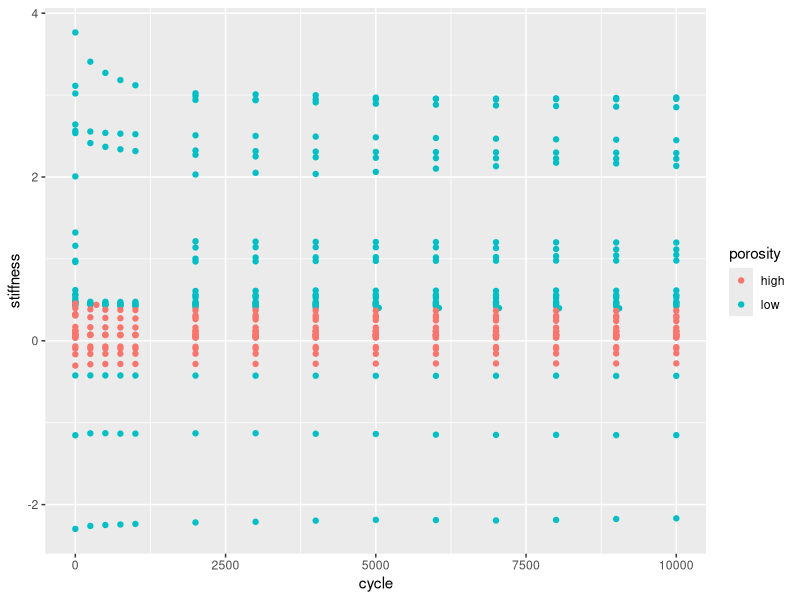
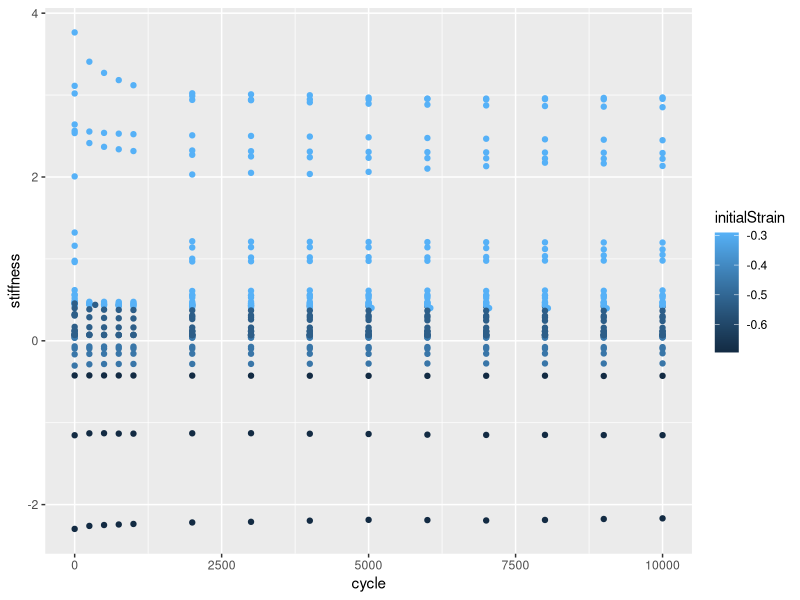
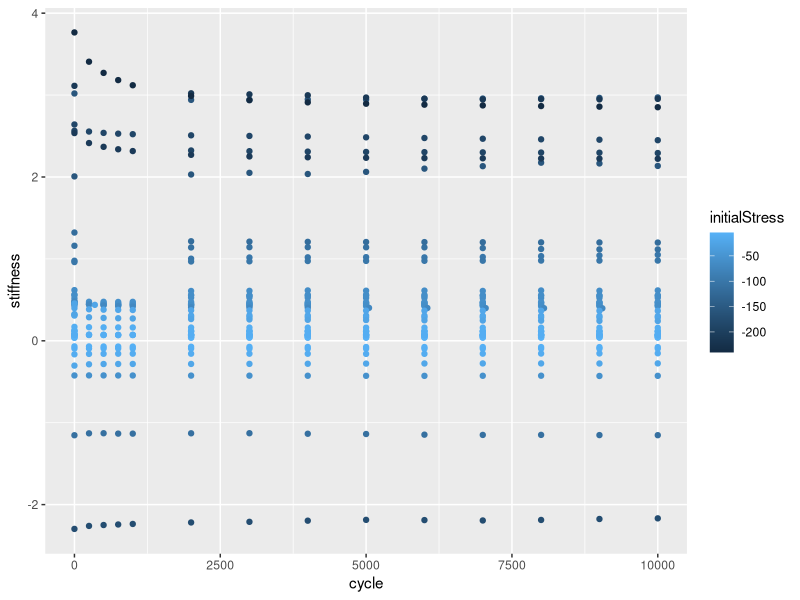
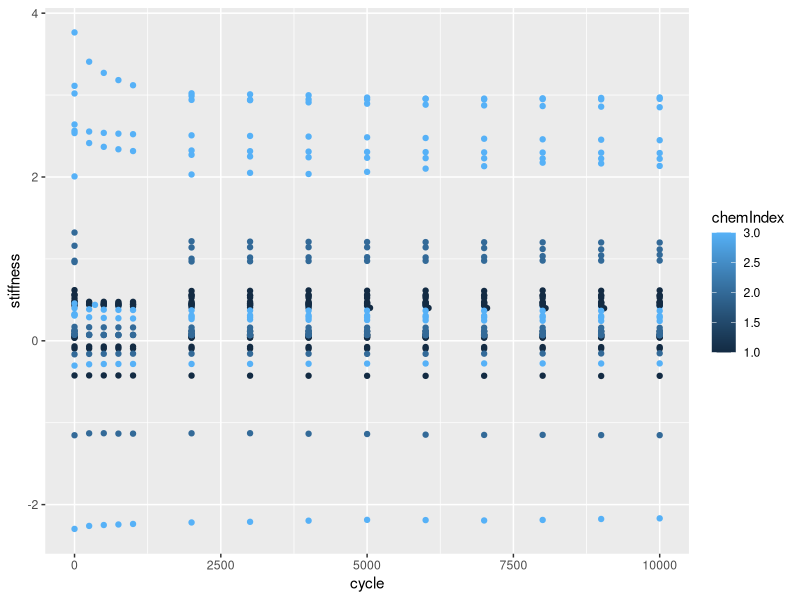
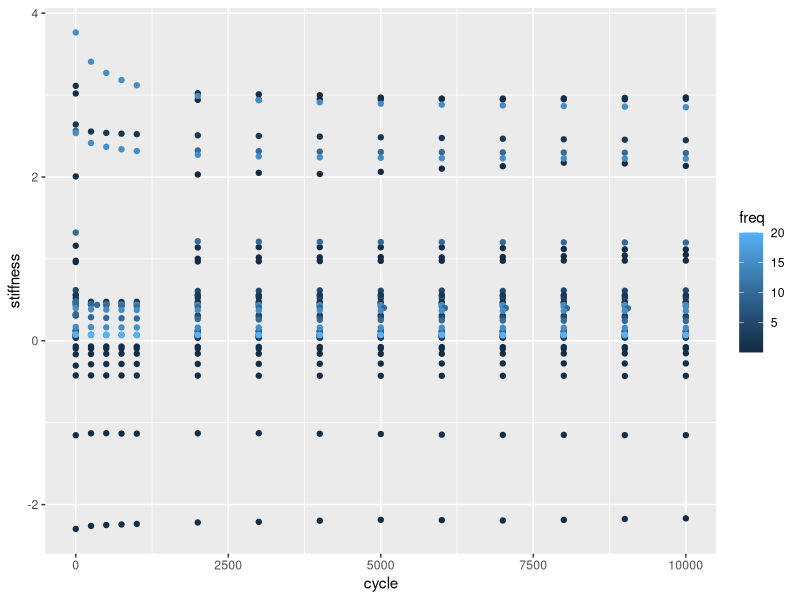
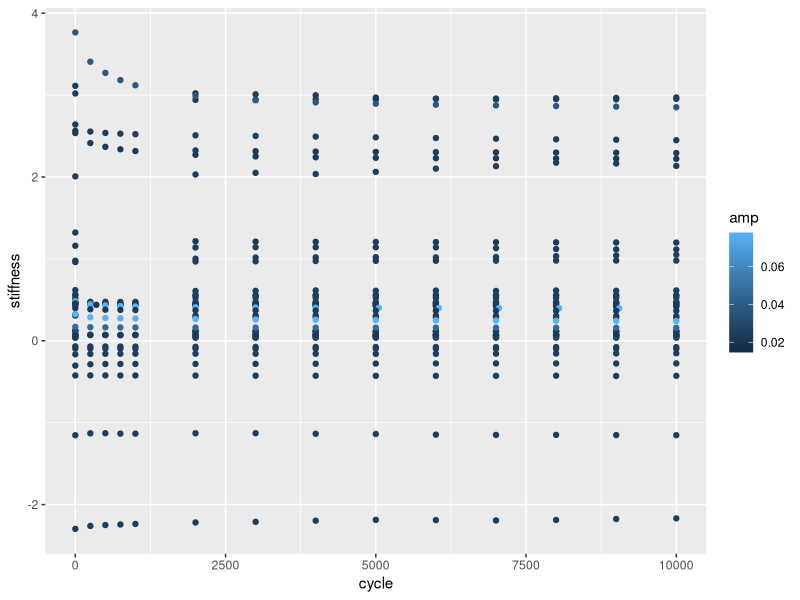
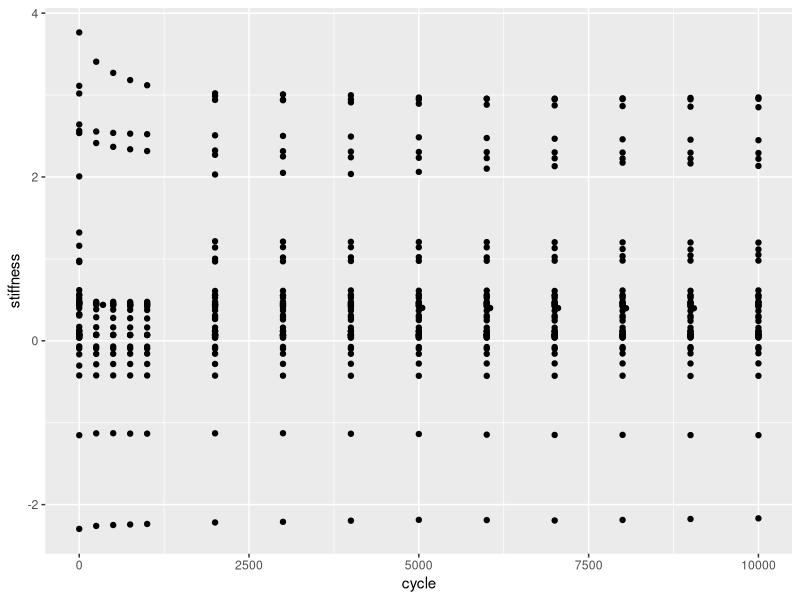
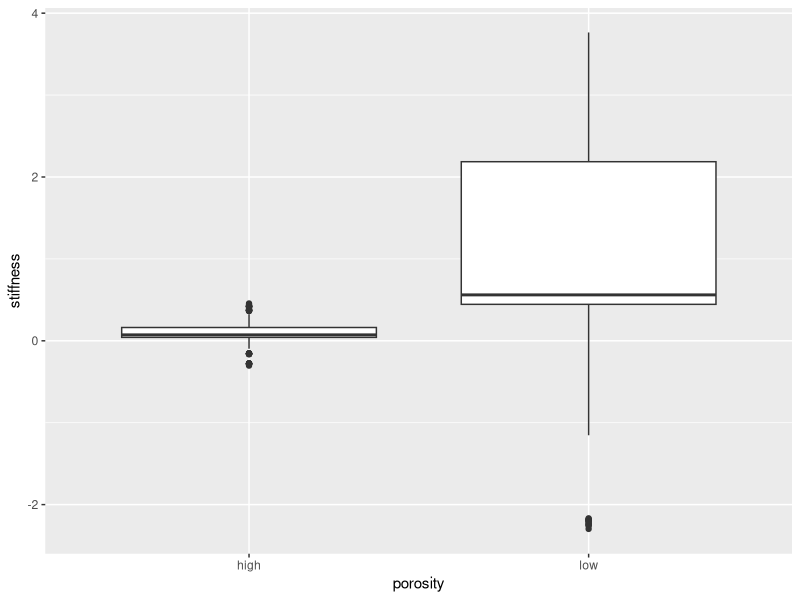

The R script that drew these images, in order:
## ---- chunk 1
library(ggplot2)
library(patchwork)
library(tidyverse)
## ---- chunk 2
setwd("C:/Users/Ava/OneDrive - Colorado School of Mines/Desktop/Mines/Year4/Semester2/Stat Practicum")
foam_data <- read.csv("foamData.csv")
## ---- chunk 3
ggplot(foam_data, aes(x = cycle, y = stiffness)) +
  geom_point(aes(color = porosity)) +
  xlim(0,10000)

ggplot(foam_data, aes(x = cycle, y = stiffness)) +
  geom_point(aes(color = initialStrain)) +
  xlim(0,10000)

ggplot(foam_data, aes(x = cycle, y = stiffness)) +
  geom_point(aes(color = initialStress)) +
  xlim(0,10000)

ggplot(foam_data, aes(x = cycle, y = stiffness)) +
  geom_point(aes(color = chemIndex)) +
  xlim(0,10000)

ggplot(foam_data, aes(x = cycle, y = stiffness)) +
  geom_point(aes(color = freq)) +
  xlim(0,10000)

ggplot(foam_data, aes(x = cycle, y = stiffness)) +
  geom_point(aes(color = amp)) +
  xlim(0,10000)
## ---- chunk 4
ggplot(foam_data, aes(x = cycle, y = stiffness)) +
  geom_point() +
  xlim(0,10000)
## ---- chunk 5
ggplot(foam_data, aes(x = porosity, y = stiffness)) +
  geom_boxplot() 

ggplot(foam_data, aes(x = factor(chemIndex), y = stiffness)) +
  geom_boxplot() 

ggplot(data= foam_data, aes(x = porosity, y = stiffness, fill = factor(chemIndex))) +
  geom_boxplot() 
## ---- chunk 6
ggplot(foam_data, aes(x = cycle, y = damping)) +
  geom_point(aes(color = porosity))

ggplot(foam_data, aes(x = cycle, y = stiffness)) +
  geom_point(aes(color = initialStrain))
